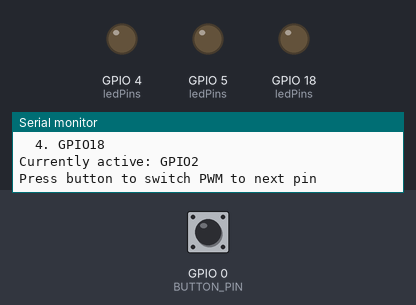
Simulated run of this program. Board: ESP32. Parts: output pins drawn as LEDs (lit = HIGH), the last lines printed to the serial monitor. The test bench sets the inputs (shaded band); at power-on: GPIO 0 (BUTTON_PIN) HIGH. Pins used as bus, display or sensor lines are not drawn.

Above: at 2.2 s.
2.3 s: GPIO 0 (BUTTON_PIN) pulled LOW for 0.15 s
At 2.68 s:
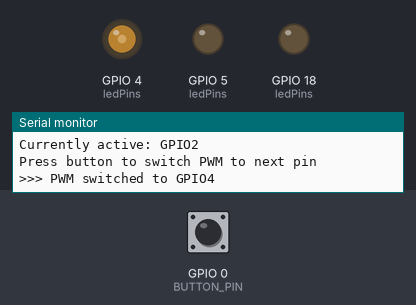
5.3 s: GPIO 0 (BUTTON_PIN) pulled LOW for 1 s
At 5.68 s:
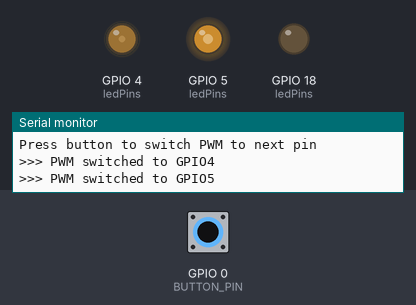
8.3 s: GPIO 0 (BUTTON_PIN) pulled LOW for 0.15 s
At 8.69 s:
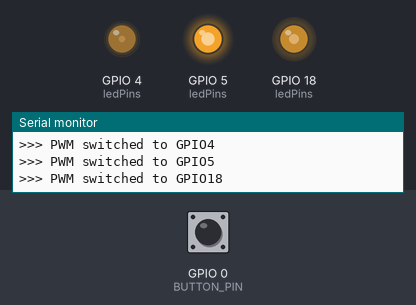
Timing chart, 0 to 17.3 s (numbered marks = the images above; inputs shaded):
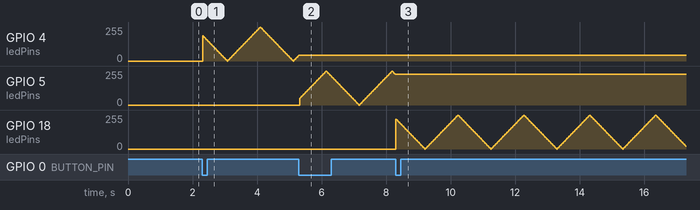

The program:

main.cpp
```cpp
/**
 * @file main.cpp
 * @brief Program 10: GPIO Matrix (Pin Reassignment)
 *
 * Demonstrasi GPIO Matrix ESP32 - kemampuan memetakan
 * sinyal peripheral ke GPIO yang berbeda secara software.
 */

#include <Arduino.h>
#include "driver/gpio.h"
#include "driver/ledc.h"

// ==================== KONFIGURASI ====================
// Original pin mapping
#define LED_ORIGINAL    2

// Alternative pin mapping (via GPIO Matrix)
#define LED_ALT_1       4
#define LED_ALT_2       5
#define LED_ALT_3       18

#define BUTTON_PIN      0
#define PWM_FREQ        5000
#define PWM_RESOLUTION  8

// ==================== VARIABEL ====================
uint8_t currentPin = 0;
const uint8_t ledPins[] = {LED_ORIGINAL, LED_ALT_1, LED_ALT_2, LED_ALT_3};
const uint8_t numPins = sizeof(ledPins) / sizeof(ledPins[0]);

volatile bool switchPin = false;
unsigned long lastSwitch = 0;

void IRAM_ATTR buttonISR() {
    if (millis() - lastSwitch > 300) {
        switchPin = true;
        lastSwitch = millis();
    }
}

// ==================== SETUP ====================
void setup() {
    Serial.begin(115200);
    delay(1000);

    Serial.println("\n========================================");
    Serial.println("Program 10: GPIO Matrix Demo");
    Serial.println("========================================\n");

    // Initialize all potential LED pins as output
    for (int i = 0; i < numPins; i++) {
        pinMode(ledPins[i], OUTPUT);
        digitalWrite(ledPins[i], LOW);
    }

    pinMode(BUTTON_PIN, INPUT_PULLUP);
    attachInterrupt(digitalPinToInterrupt(BUTTON_PIN), buttonISR, FALLING);

    // Start with first pin
    #if ESP_ARDUINO_VERSION >= ESP_ARDUINO_VERSION_VAL(3, 0, 0)
        ledcAttach(ledPins[currentPin], PWM_FREQ, PWM_RESOLUTION);
    #else
        ledcSetup(0, PWM_FREQ, PWM_RESOLUTION);
        ledcAttachPin(ledPins[currentPin], 0);
    #endif

    Serial.println("ESP32 GPIO Matrix Features:");
    Serial.println("  - Peripheral signals can be mapped to almost any GPIO");
    Serial.println("  - PWM, SPI, I2C, UART can use different pins");
    Serial.println("  - Great for PCB routing flexibility");
    Serial.println();
    Serial.println("Available LED pins:");
    for (int i = 0; i < numPins; i++) {
        Serial.printf("  %d. GPIO%d\n", i+1, ledPins[i]);
    }
    Serial.printf("\nCurrently active: GPIO%d\n", ledPins[currentPin]);
    Serial.println("Press button to switch PWM to next pin\n");
}

// ==================== LOOP ====================
void loop() {
    // Handle pin switching
    if (switchPin) {
        switchPin = false;

        // Detach current pin
        #if ESP_ARDUINO_VERSION >= ESP_ARDUINO_VERSION_VAL(3, 0, 0)
            ledcDetach(ledPins[currentPin]);
        #else
            ledcDetachPin(ledPins[currentPin]);
        #endif
        digitalWrite(ledPins[currentPin], LOW);

        // Move to next pin
        currentPin = (currentPin + 1) % numPins;

        // Attach to new pin
        #if ESP_ARDUINO_VERSION >= ESP_ARDUINO_VERSION_VAL(3, 0, 0)
            ledcAttach(ledPins[currentPin], PWM_FREQ, PWM_RESOLUTION);
        #else
            ledcAttachPin(ledPins[currentPin], 0);
        #endif

        Serial.printf(">>> PWM switched to GPIO%d\n", ledPins[currentPin]);
    }

    // Breathing effect on current pin
    static int brightness = 0;
    static int fadeAmount = 5;

    #if ESP_ARDUINO_VERSION >= ESP_ARDUINO_VERSION_VAL(3, 0, 0)
        ledcWrite(ledPins[currentPin], brightness);
    #else
        ledcWrite(0, brightness);
    #endif

    brightness += fadeAmount;
    if (brightness <= 0 || brightness >= 255) {
        fadeAmount = -fadeAmount;
    }

    delay(20);
}

/**
 * ESP32 GPIO MATRIX EXPLAINED:
 *
 * ESP32 memiliki GPIO Matrix yang memungkinkan:
 *
 * 1. INPUT MATRIX:
 *    GPIO → Peripheral
 *    Misal: GPIO12 bisa jadi UART RX, SPI MISO, dll
 *
 * 2. OUTPUT MATRIX:
 *    Peripheral → GPIO
 *    Misal: PWM channel 0 bisa output ke GPIO2, GPIO4, dll
 *
 *    ┌──────────────────────────────────────────┐
 *    │              ESP32 Internal              │
 *    │  ┌─────────┐      ┌─────────────────┐   │
 *    │  │  LEDC   │      │   GPIO Matrix   │   │
 *    │  │ Channel │─────→│   (Crossbar)    │──→│ GPIO2
 *    │  │   0     │      │                 │──→│ GPIO4
 *    │  └─────────┘      │                 │──→│ GPIO5
 *    │                   │                 │──→│ GPIO18
 *    │  ┌─────────┐      │                 │   │
 *    │  │  UART   │─────→│                 │──→│ ...
 *    │  └─────────┘      └─────────────────┘   │
 *    └──────────────────────────────────────────┘
 *
 * KEUNTUNGAN:
 * - Flexibilitas PCB design
 * - Bisa swap pin jika ada kerusakan
 * - Multiple peripherals berbagi pin (time-multiplexed)
 *
 * BATASAN:
 * - GPIO 34-39 hanya INPUT
 * - Beberapa GPIO punya fungsi khusus saat boot
 * - GPIO 6-11 digunakan untuk Flash (jangan dipakai)
 *
 * WIRING:
 *   Connect LEDs to: GPIO2, GPIO4, GPIO5, GPIO18
 *   Each with 220Ω resistor to GND
 */
```
